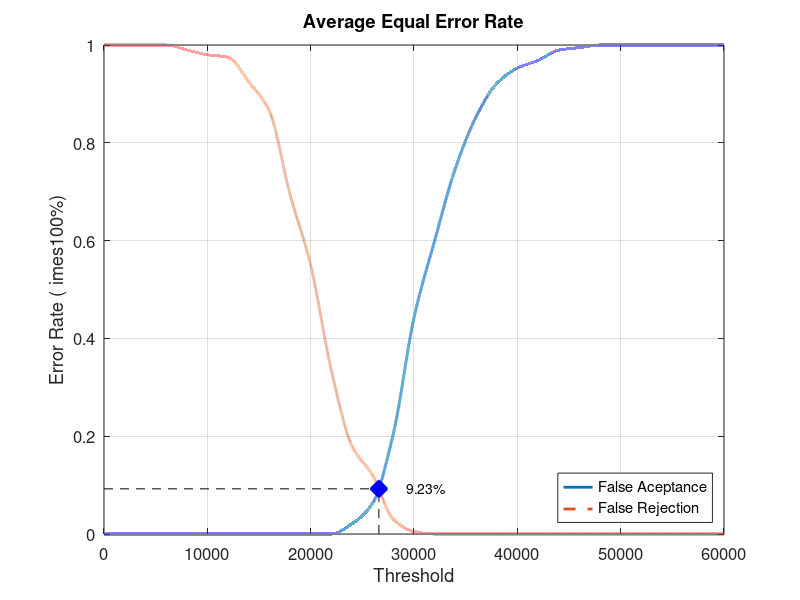
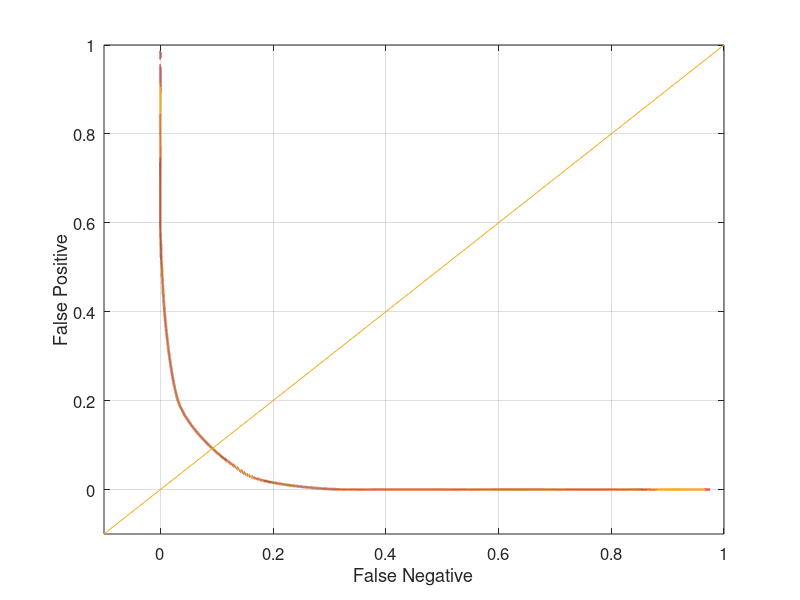

Write the MATLAB code that produced these figures, in order.
close all;
clear;
clc;
x = 0:2000:60000;
xq = 0:0.5:60000;

y0 = [0 0 0 0 0 0 0 0 0 0 0 0 0.0210526 0.0631579 0.205263 0.442105 0.6 0.747368 0.852632 0.921053 0.952632 0.968421 0.989474 0.994737 1 1 1 1 1 1 1]
yy0 = interp1(x, y0, xq, 'pchip');
y1 = [1 1 1 1 0.99 0.98 0.975 0.925 0.865 0.695 0.55 0.335 0.18 0.12 0.03 0.005 0 0 0 0 0 0 0 0 0 0 0 0 0 0 0]
yy1 = interp1(x, y1, xq, 'pchip');

% Calculating EER: 
y2 = abs(y0 - y1);
find(y2 == min(y2))
yy2 = abs(yy0 - yy1);
xEER = find(yy2 == min(yy2));
xEERIndex = xq(xEER) % X-axis EER
yEER = yy0(xEER) % Y-axis EER

main = figure
plot(xq, yy0,'-','LineWidth', 2);	hold on
plot(xq, yy1,'--','LineWidth', 2);	hold on
plot([xEERIndex xEERIndex], [0 yEER], 'k--');	hold on
plot([0 xEERIndex], [yEER yEER], 'k--');	hold on
plot(xEERIndex, yEER, 'bx', 'LineWidth', 10);	hold on
text(xEERIndex + 10 * xEERIndex / 100, yEER, [num2str(round((10000 * yEER)) / 100) '%'])
legend('False Aceptance', 'False Rejection', 'Location', 'SouthEast')
xlabel('Threshold')
ylabel('Error Rate (	imes100%)')
title('Average Equal Error Rate')
set(gca, 'FontSize', 12)
axis([0 60000 0 1])
grid on

print(main, 'Database3_3Main', '-dpng');
FNRxFPR = figure('Color', [1 1 1]);
plot(yy1, yy0, '-', yy1, yy0, 'LineWidth', 2);
hold on
y = -0.1:0.1:1
plot(y, y); 
set(gca, 'FontSize', 12)
xlabel('False Negative')
ylabel('False Positive')
axis([-0.1 1 -0.1 1])
set(gca, 'FontSize', 12)
grid on

print(FNRxFPR, 'Database3_3FNRxFPR','-dpng');
